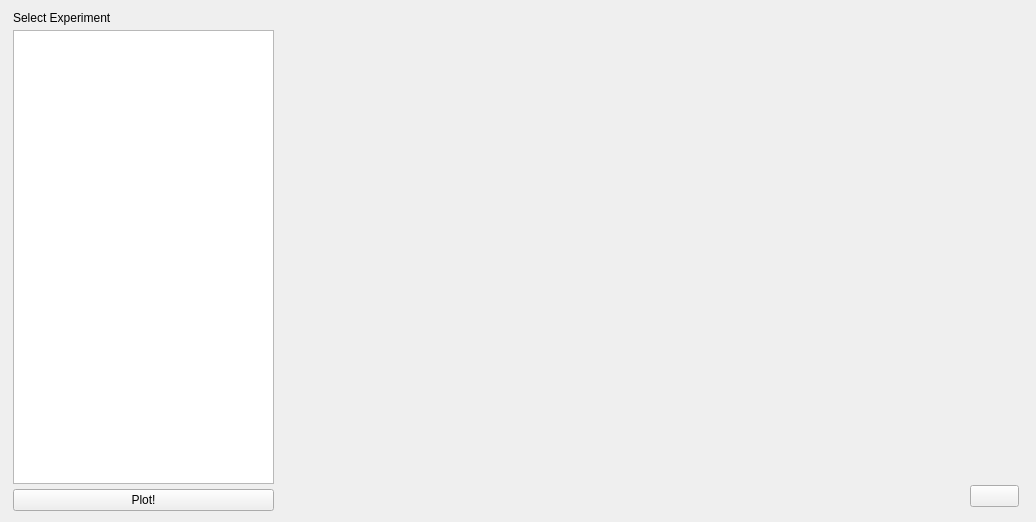
      <widget class="QWidget" name="plotSurface">
       <property name="sizePolicy">
        <sizepolicy hsizetype="Expanding" vsizetype="Expanding">
         <horstretch>0</horstretch>
         <verstretch>0</verstretch>
        </sizepolicy>
       </property>
       <layout class="QHBoxLayout" name="horizontalLayout_3">
        <item>
         <widget class="QFrame" name="frame_3">
          <property name="sizePolicy">
           <sizepolicy hsizetype="Expanding" vsizetype="Expanding">
            <horstretch>0</horstretch>
            <verstretch>0</verstretch>
           </sizepolicy>
          </property>
          <property name="minimumSize">
           <size>
            <width>272</width>
            <height>500</height>
           </size>
          </property>
          <property name="maximumSize">
           <size>
            <width>500</width>
            <height>16777215</height>
           </size>
          </property>
          <property name="frameShape">
           <enum>QFrame::NoFrame</enum>
          </property>
          <property name="frameShadow">
           <enum>QFrame::Plain</enum>
          </property>
          <property name="lineWidth">
           <number>0</number>
          </property>
          <layout class="QVBoxLayout" name="verticalLayout">
           <property name="spacing">
            <number>5</number>
           </property>
           <property name="leftMargin">
            <number>2</number>
           </property>
           <property name="topMargin">
            <number>0</number>
           </property>
           <property name="bottomMargin">
            <number>0</number>
           </property>
           <item>
            <widget class="QLabel" name="label_5">
             <property name="styleSheet">
              <string notr="true">font: 75 13pt &quot;Ubuntu Condensed&quot;;</string>
             </property>
             <property name="text">
              <string>Select Experiment</string>
             </property>
            </widget>
           </item>
           <item>
            <widget class="QTableView" name="tableViewEntropySurface">
             <property name="styleSheet">
              <string notr="true">font: 10pt &quot;Ubuntu Condensed&quot;;</string>
             </property>
            </widget>
           </item>
           <item>
            <widget class="QPushButton" name="plotSurfaceButton">
             <property name="maximumSize">
              <size>
               <width>16777215</width>
               <height>30</height>
              </size>
             </property>
             <property name="styleSheet">
              <string notr="true">font: 75 13pt &quot;Ubuntu Condensed&quot;;</string>
             </property>
             <property name="text">
              <string>Plot!</string>
             </property>
            </widget>
           </item>
          </layout>
         </widget>
        </item>
        <item>
         <widget class="QFrame" name="frame_4">
          <property name="sizePolicy">
           <sizepolicy hsizetype="Expanding" vsizetype="Expanding">
            <horstretch>0</horstretch>
            <verstretch>0</verstretch>
           </sizepolicy>
          </property>
          <property name="minimumSize">
           <size>
            <width>730</width>
            <height>500</height>
           </size>
          </property>
          <property name="maximumSize">
           <size>
            <width>16777215</width>
            <height>16777215</height>
           </size>
          </property>
          <property name="frameShape">
           <enum>QFrame::NoFrame</enum>
          </property>
          <property name="frameShadow">
           <enum>QFrame::Plain</enum>
          </property>
          <layout class="QGridLayout" name="gridLayout_5">
           <property name="leftMargin">
            <number>0</number>
           </property>
           <property name="topMargin">
            <number>0</number>
           </property>
           <property name="rightMargin">
            <number>0</number>
           </property>
           <property name="bottomMargin">
            <number>0</number>
           </property>
           <property name="spacing">
            <number>0</number>
           </property>
           <item row="0" column="0">
            <widget class="QLabel" name="imageSurface">
             <property name="text">
              <string/>
             </property>
             <property name="scaledContents">
              <bool>true</bool>
             </property>
            </widget>
           </item>
           <item row="1" column="0">
            <widget class="QLabel" name="loadingPS">
             <property name="minimumSize">
              <size>
               <width>0</width>
               <height>30</height>
              </size>
             </property>
             <property name="maximumSize">
              <size>
               <width>16777215</width>
               <height>30</height>
              </size>
             </property>
             <property name="text">
              <string/>
             </property>
            </widget>
           </item>
           <item row="0" column="1" rowspan="2">
            <widget class="QFrame" name="frame_53">
             <property name="minimumSize">
              <size>
               <width>40</width>
               <height>0</height>
              </size>
             </property>
             <property name="maximumSize">
              <size>
               <width>49</width>
               <height>16777215</height>
              </size>
             </property>
             <property name="frameShape">
              <enum>QFrame::NoFrame</enum>
             </property>
             <property name="frameShadow">
              <enum>QFrame::Plain</enum>
             </property>
             <layout class="QVBoxLayout" name="verticalLayout_31">
              <property name="spacing">
               <number>0</number>
              </property>
              <property name="leftMargin">
               <number>0</number>
              </property>
              <property name="topMargin">
               <number>0</number>
              </property>
              <property name="rightMargin">
               <number>0</number>
              </property>
              <property name="bottomMargin">
               <number>0</number>
              </property>
              <item>
               <widget class="QFrame" name="frame_54">
                <property name="frameShape">
                 <enum>QFrame::NoFrame</enum>
                </property>
                <property name="frameShadow">
                 <enum>QFrame::Plain</enum>
                </property>
               </widget>
              </item>
              <item>
               <widget class="QFrame" name="frame_55">
                <property name="minimumSize">
                 <size>
                  <width>0</width>
                  <height>30</height>
                 </size>
                </property>
                <property name="maximumSize">
                 <size>
                  <width>16777215</width>
                  <height>30</height>
                 </size>
                </property>
                <property name="frameShape">
                 <enum>QFrame::NoFrame</enum>
                </property>
                <property name="frameShadow">
                 <enum>QFrame::Plain</enum>
                </property>
                <layout class="QGridLayout" name="gridLayout_20">
                 <property name="leftMargin">
                  <number>0</number>
                 </property>
                 <property name="topMargin">
                  <number>0</number>
                 </property>
                 <property name="rightMargin">
                  <number>0</number>
                 </property>
                 <property name="bottomMargin">
                  <number>0</number>
                 </property>
                 <property name="spacing">
                  <number>0</number>
                 </property>
                 <item row="0" column="0">
                  <widget class="QPushButton" name="home2">
                   <property name="text">
                    <string/>
                   </property>
                  </widget>
                 </item>
                </layout>
               </widget>
              </item>
             </layout>
            </widget>
           </item>
          </layout>
         </widget>
        </item>
        <item>
         <widget class="QFrame" name="frame_52">
          <property name="frameShape">
           <enum>QFrame::NoFrame</enum>
          </property>
          <property name="frameShadow">
           <enum>QFrame::Plain</enum>
          </property>
          <layout class="QGridLayout" name="gridLayout_21">
           <property name="leftMargin">
            <number>0</number>
           </property>
           <property name="topMargin">
            <number>0</number>
           </property>
           <property name="rightMargin">
            <number>0</number>
           </property>
           <property name="bottomMargin">
            <number>0</number>
           </property>
           <property name="spacing">
            <number>0</number>
           </property>
          </layout>
         </widget>
        </item>
       </layout>
      </widget>
